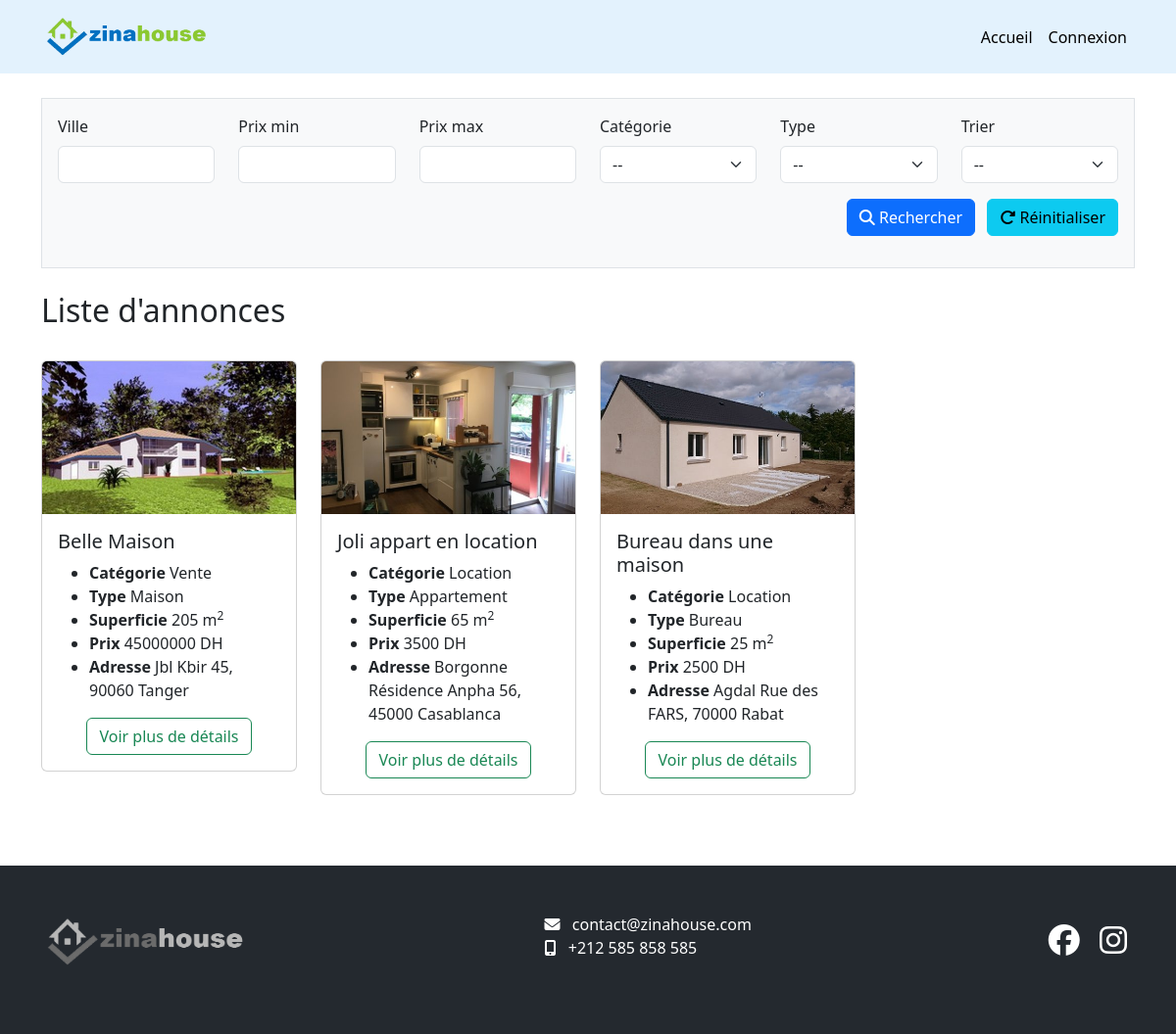
The page / on the database its author committed.
### tables this page shows
CREATE TABLE `image` (
  `id` int(11) NOT NULL,
  `file_name` varchar(400) DEFAULT NULL,
  `type` varchar(50) DEFAULT NULL,
  `announcement_id` int(11) NOT NULL,
  `created_at` datetime DEFAULT NULL,
  `updated_at` datetime DEFAULT NULL
);

CREATE TABLE `announcement` (
  `id` int(11) NOT NULL,
  `client_id` int(11) NOT NULL,
  `title` varchar(250) NOT NULL,
  `price` int(11) NOT NULL,
  `category` varchar(50) NOT NULL,
  `type` varchar(50) NOT NULL,
  `superficie` int(11) NOT NULL,
  `address` varchar(250) NOT NULL,
  `postal_code` varchar(10) NOT NULL,
  `city` varchar(100) NOT NULL,
  `created_at` datetime NOT NULL,
  `updated_at` datetime NOT NULL
);

### includes/_functions.php (called while the page is built, shortened)
<?php
function require_with($pg, $vars = [])
{
	extract($vars);
	require $pg;
}
function getUser()
{
	return false;
}

### pages/home.php (called while the page is built, shortened)
<?php
$sql = "SELECT `announcement`.*, `image`.file_name FROM `announcement` LEFT JOIN `image` ON announcement.`id` = image.announcement_id  AND  image.type = 'primary' ";
$inst = $pdo->prepare($sql);
$inst->execute();
$announcements = $inst->fetchall(PDO::FETCH_ASSOC);
require_with('templates/home.html.php', [
    'announcements' => $announcements
]);

### includes/_item.php (the view, shortened to what this page needs)
<div class="card">
    <img src="/uploads/<?php echo $announcement['file_name'] ?>" class="card-img-top" alt="...">
    <div class="card-body">
        <h5 class="card-title"><?php echo $announcement['title'] ?></h5>
        <div class="card-text">
            <ul>
                <li> <strong>Catégorie</strong> <?php echo $announcement['category'] ?></li>
                <li> <strong>Type</strong> <?php echo $announcement['type'] ?></li>
                <li> <strong>Superficie</strong> <?php echo $announcement['superficie'] ?> m<sup>2</sup></li>
                <li> <strong>Prix</strong> <?php echo $announcement['price'] ?> DH</li>
                <li> <strong>Adresse</strong>
                    <?php echo $announcement['address'] ?>,
                    <?php echo $announcement['postal_code'] ?>
                    <?php echo $announcement['city'] ?>
                </li>
            </ul>
            <div class="text-center">
                <a href="/details/?id=<?php echo $announcement['id'] ?>" class="btn btn-outline-success">Voir plus de détails</a>
            </div>
        </div>
    </div>
</div>

### includes/_header.php (shortened to what this page needs)
<!DOCTYPE html>
<html lang="en">
<head>
    <link href="https://cdn.jsdelivr.net/npm/bootstrap@5.3.0-alpha1/dist/css/bootstrap.min.css" rel="stylesheet">
    <link rel="stylesheet" href="/css/main1.css">
</head>
<body>
<main>

### includes/_navbar.php (shortened to what this page needs)
<nav class="navbar navbar-expand-lg fixed-top" style="background-color: #e3f2fd;">
  <div class="container">
    <a class="navbar-brand" href="/home">
      <img src="/images/logo.png" alt="logo" style="height: 49px;">
    </a>
    <div class="collapse navbar-collapse" id="navbarSupportedContent">
      <ul class="navbar-nav ms-auto">
        <li class="nav-item">
          <a class="nav-link active" aria-current="page" href="/">Accueil</a>
        </li>
        <?php if ($user = getUser()) : ?>
          <li class="nav-item dropdown">
            <a class="nav-link dropdown-toggle" href="#" role="button" data-bs-toggle="dropdown" aria-expanded="false">
              <?php echo $user['email'] ?>
            </a>
            <ul class="dropdown-menu">
              <li><a class="dropdown-item" href="/profile">Mon profil</a></li>
              <li><a class="dropdown-item" href="/my-announcements">Mes annonces</a></li>
              <li>
                <hr class="dropdown-divider">
              </li>
              <li><a class="dropdown-item" href="/logout">Déconnexion</a></li>
            </ul>
          </li>
        <?php else : ?>
          <li class="nav-item">
            <a href='/login' class="nav-link active" aria-current="page" href="#">Connexion</a>
          </li>
        <?php endif ?>
      </ul>
    </div>
  </div>
</nav>

### index.php (shortened to what this page needs)
<?php
require 'includes/_functions.php';
require 'includes/_header.php';
require 'includes/_navbar.php';
$uri = trim($_SERVER['REQUEST_URI'], '/');
if (!$uri) {
  $uri = 'home';
}
$explodeUri = explode('/', $uri);
$file =  'pages/' . $explodeUri[0] . '.php';
if (file_exists($file)) {
  require $file;
} else {
  require 'pages/404.php';
}
require 'includes/_footer.php';

### templates/home.html.php (shortened to what this page needs)
<div class="container mt-5">
    <div class="row">
        <div class="col-12">
            <div class="bg-light  p-3 border">
                <form action="/home/" method="GET">
                    <div class="row">
                        <div class="col-lg-2">
                            <label class="form-label" for="form2Example1">Ville</label>
                            <input type="text" name="city" id="city" class="form-control" value="<?php echo $_GET['city'] ?? '' ?>" />
                        </div>
                        <div class="col-lg-2">
                            <label class="form-label" for="form2Example1">Prix min</label>
                            <input type="number" name="price_min" id="price_min" class="form-control" value="<?php echo $_GET['price_min'] ?? '' ?>" />
                        </div>
                        <div class="col-lg-2">
                            <label class="form-label" for="form2Example1">Prix max</label>
                            <input type="number" name="price_max" id="price_max" class="form-control" value="<?php echo $_GET['price_max'] ?? '' ?>" />
                        </div>
                        <div class="col-lg-2">
                            <label class="form-label" for="form2Example1">Catégorie</label>
                            <select name="category" class="form-select">
                                <option value=""> -- </option>
                            </select>
                        </div>
                        <div class="col-lg-2">
                            <label class="form-label" for="form2Example1">Type</label>
                            <select name="type" class="form-select">
                                <option value=""> -- </option>
                            </select>
                        </div>
                        <div class="col-lg-2">
                            <label class="form-label" for="form2Example1">Trier</label>
                            <select name="trier_par" class="form-select">
                                <option value=""> -- </option>
                            </select>
                        </div>
                    </div>
                    <div class="row">
                        <div class="col text-end">
                            <div class="py-3">
                                <button type="submit" name="search" class="btn btn-primary me-2">
                                    <i class="fa-solid fa-magnifying-glass"></i>
                                    Rechercher
                                </button>
                                <button type="submit" name="reset" class="btn btn-info">
                                    <i class="fa-solid fa-rotate-right"></i>
                                    Réinitialiser
                                </button>
                            </div>
                        </div>
                    </div>
                </form>
            </div>
        </div>
    </div>
    <div class="row mt-4">
        <div class="col-lg-4">
            <h2>Liste d'annonces</h2>
        </div>
    </div>
    <div class="row py-4">
        <?php foreach ($announcements as $announcement) : ?>
            <div class="col-lg-3 mb-5">
                <?php require_with('includes/_item.php', ['announcement' => $announcement]) ?>
            </div>
        <?php endforeach; ?>
    </div>
</div>

### includes/_footer.php (shortened to what this page needs)
</main>
<footer class="text-white">
    <div class="container">
        <div class="d-lg-flex justify-content-lg-between py-5 text-center text-lg-start">
            <div class="pb-3">
                <img src="/images/logo-dark.png" alt="logo" style="height:60px">
            </div>
            <div>
                <div>
                    <i class="fa-solid fa-envelope me-2"></i>
                    <span class="text-red">contact@zinahouse.com</span>
                </div>
                <div>
                    <i class="fa-solid fa-mobile-screen-button  me-2""></i>
                    <span class=" text-red">+212 585 858 585</span>
                </div>
            </div>
            <div class="pt-3">
                <a href="#" class="text-white"> <i class="fa-brands fa-2xl m-2 fa-facebook"></i></a>
                <a href="#" class="text-white"><i class="fa-brands fa-2xl mx-2 fa-instagram"></i></a>
            </div>
        </div>
    </div>
</footer>
</body>
</html>

### css/main1.css (style rules this page uses)
html, body { margin: 0; padding: 0; }
main { min-height: calc(100vh - 240px); }
footer { background: #24292f; }

### rows shown on the page
image: file_name (picture), announcement.title "Belle Maison", announcement.category "Vente", announcement.type "Maison", announcement.superficie "205", announcement.price "45000000", announcement.address "Jbl Kbir 45", announcement.postal_code "90060", announcement.city "Tanger"
image: file_name (picture), announcement.title "Joli appart en location", announcement.category "Location", announcement.type "Appartement", announcement.superficie "65", announcement.price "3500", announcement.address "Borgonne Résidence Anpha 56", announcement.postal_code "45000", announcement.city "Casablanca"
image: file_name (picture), announcement.title "Bureau dans une maison", announcement.category "Location", announcement.type "Bureau", announcement.superficie "25", announcement.price "2500", announcement.address "Agdal Rue des FARS", announcement.postal_code "70000", announcement.city "Rabat"
